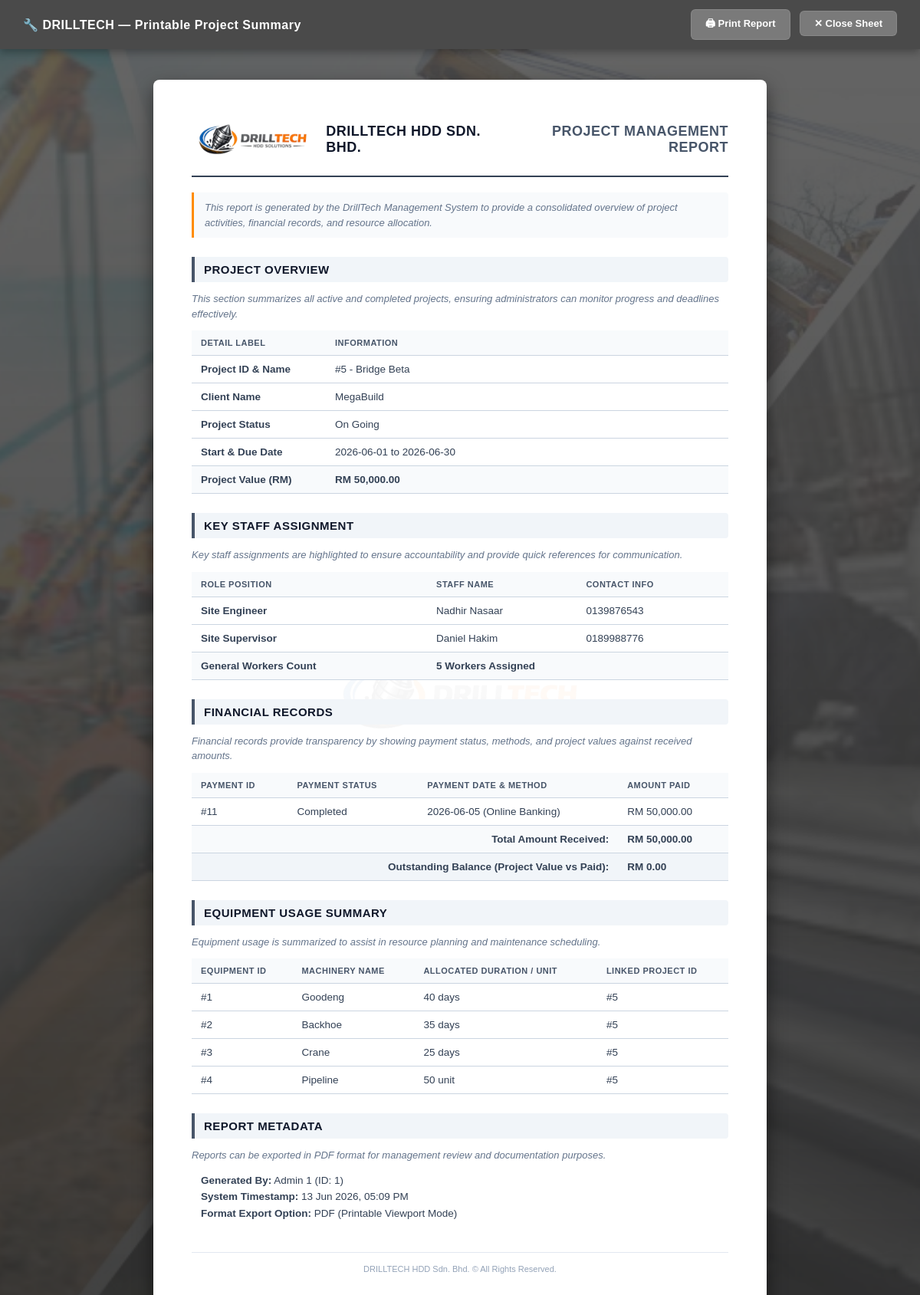
/generateReportAD.php?id=5 (signed in), run on the app's committed database.
### tables this page shows
CREATE TABLE `project` (
  `Project_ID` int(11) NOT NULL,
  `Project_Name` varchar(100) DEFAULT NULL,
  `Project_Location` varchar(100) DEFAULT NULL,
  `Project_Value` decimal(10,2) DEFAULT NULL,
  `Project_Status` varchar(50) DEFAULT NULL,
  `Client_ID` int(11) DEFAULT NULL
);

CREATE TABLE `client` (
  `Client_ID` int(11) NOT NULL,
  `Client_Name` varchar(100) DEFAULT NULL,
  `Client_Contact` varchar(50) DEFAULT NULL,
  `Client_Email` varchar(100) DEFAULT NULL,
  `Client_Address` varchar(200) DEFAULT NULL
);

CREATE TABLE `payment` (
  `Payment_ID` int(11) NOT NULL,
  `Payment_Method` varchar(50) DEFAULT NULL,
  `Payment_Date` date DEFAULT NULL,
  `Payment_Status` varchar(50) DEFAULT NULL,
  `Payment_Time` time DEFAULT NULL,
  `Project_ID` int(11) DEFAULT NULL
);

CREATE TABLE `equipment_usage` (
  `Project_ID` int(11) NOT NULL,
  `Equipment_ID` int(11) NOT NULL,
  `Equipment_Duration` varchar(50) DEFAULT NULL
);

CREATE TABLE `equipment` (
  `Equipment_ID` int(11) NOT NULL,
  `Equipment_Quantity` int(11) DEFAULT NULL,
  `Equipment_Name` varchar(100) DEFAULT NULL
);

### generateReportAD.php (the view, shortened to what this page needs)
<?php
include("database.php");
$projectID  = $_GET['id'];
$admin_name = $_SESSION['admin_name'] ?? 'Admin';
$project = mysqli_fetch_assoc(mysqli_query($conn, "SELECT * FROM project WHERE Project_ID='$projectID'"));
$client  = mysqli_fetch_assoc(mysqli_query($conn, "SELECT * FROM client WHERE Client_ID='".$project['Client_ID']."'"));
$dateQuery = mysqli_fetch_assoc(mysqli_query($conn, "
    SELECT MIN(ProjectEmp_StartD) as start_date, MAX(ProjectEmp_EndD) as end_date
    FROM assigned_employee
    WHERE Project_ID='$projectID'
"));
$startDate = !empty($dateQuery['start_date']) ? $dateQuery['start_date'] : 'N/A';
$endDate   = !empty($dateQuery['end_date']) ? $dateQuery['end_date'] : 'N/A';
$engineer = mysqli_fetch_assoc(mysqli_query($conn, "
    SELECT e.Employee_Name, e.Employee_Contact
    FROM assigned_employee ae
    JOIN employee e ON ae.Employee_ID=e.Employee_ID
    WHERE ae.Project_ID='$projectID' AND e.Employee_Position='Site Engineer'
    LIMIT 1
"));
$supervisor = mysqli_fetch_assoc(mysqli_query($conn, "
    SELECT e.Employee_Name, e.Employee_Contact
    FROM assigned_employee ae
    JOIN employee e ON ae.Employee_ID=e.Employee_ID
    WHERE ae.Project_ID='$projectID' AND e.Employee_Position='Site Supervisor'
    LIMIT 1
"));
$workerCount = mysqli_fetch_assoc(mysqli_query($conn, "
    SELECT COUNT(*) as total
    FROM assigned_employee ae
    JOIN employee e ON ae.Employee_ID=e.Employee_ID
    WHERE ae.Project_ID='$projectID' AND e.Employee_Position='General Worker'
"))['total'] ?? 0;
$equipments = mysqli_query($conn, "
    SELECT eq.Equipment_ID, eq.Equipment_Name, eu.Equipment_Duration
    FROM equipment_usage eu
    JOIN equipment eq ON eu.Equipment_ID=eq.Equipment_ID
    WHERE eu.Project_ID='$projectID'
");
$payments = mysqli_query($conn, "SELECT * FROM payment WHERE Project_ID='$projectID'");
$amountPaid = 0;
$paymentRecords = [];
while($p = mysqli_fetch_assoc($payments)) {
    $p['Payment_Amount'] = (strtolower($p['Payment_Status']) == 'completed') ? $project['Project_Value'] : 0.00;
    $paymentRecords[] = $p;
    if(strtolower($p['Payment_Status']) == 'completed') {
        $amountPaid = $project['Project_Value'];
    }
}
?>
<!DOCTYPE html>
<html lang="en">
<head>
</head>
<body>
<div class="top-bar">
    <span>🔧 DRILLTECH — Printable Project Summary</span>
    <div>
        <button onclick="window.print()">🖨 Print Report</button>
        <button onclick="window.close()">✕ Close Sheet</button>
    </div>
</div>
<div class="report">
    <div class="report-content">
        <div class="report-header">
            <div class="company-info">
                <img src="images/logo.png" alt="Company Logo" class="company-logo" onerror="this.style.display='none';">
                <span class="company-name">DrillTech HDD Sdn. Bhd.</span>
            </div>
            <div class="report-title-section">
                <span class="report-title">Project Management Report</span>
            </div>
        </div>
        <p class="guideline-text">
            This report is generated by the DrillTech Management System to provide a consolidated overview of project activities, financial records, and resource allocation.
        </p>
        <h2>Project Overview</h2>
        <p class="guideline-text" style="background:none; border:none; padding:0; margin-bottom:12px;">
            This section summarizes all active and completed projects, ensuring administrators can monitor progress and deadlines effectively.
        </p>
        <table>
            <tr>
                <th style="width: 25%;">Detail Label</th>
                <th>Information</th>
            </tr>
            <tr>
                <td><strong>Project ID & Name</strong></td>
                <td>#<?php echo htmlspecialchars($project['Project_ID']); ?> - <?php echo htmlspecialchars($project['Project_Name']); ?></td>
            </tr>
            <tr>
                <td><strong>Client Name</strong></td>
                <td><?php echo $client ? htmlspecialchars($client['Client_Name']) : '#'.htmlspecialchars($project['Client_ID']); ?></td>
            </tr>
            <tr>
                <td><strong>Project Status</strong></td>
                <td><?php echo htmlspecialchars($project['Project_Status']); ?></td>
            </tr>
            <tr>
                <td><strong>Start & Due Date</strong></td>
                <td><?php echo htmlspecialchars($startDate) . " to " . htmlspecialchars($endDate); ?></td>
            </tr>
            <tr class="highlight-row">
                <td>Project Value (RM)</td>
                <td>RM <?php echo number_format($project['Project_Value'], 2); ?></td>
            </tr>
        </table>
        <h2>Key Staff Assignment</h2>
        <p class="guideline-text" style="background:none; border:none; padding:0; margin-bottom:12px;">
            Key staff assignments are highlighted to ensure accountability and provide quick references for communication.
        </p>
        <table>
            <thead>
                <tr>
                    <th>Role Position</th>
                    <th>Staff Name</th>
                    <th>Contact Info</th>
                </tr>
            </thead>
            <tbody>
                <tr>
                    <td><strong>Site Engineer</strong></td>
                    <td><?php echo $engineer ? htmlspecialchars($engineer['Employee_Name']) : 'Unassigned'; ?></td>
                    <td><?php echo $engineer ? htmlspecialchars($engineer['Employee_Contact']) : 'N/A'; ?></td>
                </tr>
                <tr>
                    <td><strong>Site Supervisor</strong></td>
                    <td><?php echo $supervisor ? htmlspecialchars($supervisor['Employee_Name']) : 'Unassigned'; ?></td>
                    <td><?php echo $supervisor ? htmlspecialchars($supervisor['Employee_Contact']) : 'N/A'; ?></td>
                </tr>
                <tr class="highlight-row">
                    <td>General Workers Count</td>
                    <td colspan="2"><?php echo $workerCount; ?> Workers Assigned</td>
                </tr>
            </tbody>
        </table>
        <h2>Financial Records</h2>
        <p class="guideline-text" style="background:none; border:none; padding:0; margin-bottom:12px;">
            Financial records provide transparency by showing payment status, methods, and project values against received amounts.
        </p>
        <table>
            <thead>
                <tr>
                    <th>Payment ID</th>
                    <th>Payment Status</th>
                    <th>Payment Date & Method</th>
                    <th>Amount Paid</th>
                </tr>
            </thead>
            <tbody>
                <?php foreach($paymentRecords as $pay): ?>
                <tr>
                    <td>#<?php echo $pay['Payment_ID']; ?></td>
                    <td><?php echo htmlspecialchars($pay['Payment_Status']); ?></td>
                    <td><?php echo htmlspecialchars($pay['Payment_Date']) . " (" . htmlspecialchars($pay['Payment_Method']) . ")"; ?></td>
                    <td>RM <?php echo number_format($pay['Payment_Amount'], 2); ?></td>
                </tr>
                <?php endforeach; ?>
                <tr class="highlight-row">
                    <td colspan="3" style="text-align: right;">Total Amount Received:</td>
                    <td>RM <?php echo number_format($amountPaid, 2); ?></td>
                </tr>
                <tr class="highlight-row" style="background: #f1f5f9;">
                    <td colspan="3" style="text-align: right;">Outstanding Balance (Project Value vs Paid):</td>
                    <?php
                    $balance = $project['Project_Value'] - $amountPaid;
                    echo "<td>RM " . number_format($balance, 2) . "</td>";
                    ?>
                </tr>
            </tbody>
        </table>
        <h2>Equipment Usage Summary</h2>
        <p class="guideline-text" style="background:none; border:none; padding:0; margin-bottom:12px;">
            Equipment usage is summarized to assist in resource planning and maintenance scheduling.
        </p>
        <table>
            <thead>
                <tr>
                    <th>Equipment ID</th>
                    <th>Machinery Name</th>
                    <th>Allocated Duration / Unit</th>
                    <th>Linked Project ID</th>
                </tr>
            </thead>
            <tbody>
                <?php
                mysqli_data_seek($equipments, 0);
                while($eq = mysqli_fetch_assoc($equipments)):
                ?>
                <tr>
                    <td>#<?php echo htmlspecialchars($eq['Equipment_ID']); ?></td>
                    <td><?php echo htmlspecialchars($eq['Equipment_Name']); ?></td>
                    <td><?php echo htmlspecialchars($eq['Equipment_Duration']); ?></td>
                    <td>#<?php echo htmlspecialchars($project['Project_ID']); ?></td>
                </tr>
                <?php endwhile; ?>
            </tbody>
        </table>
        <h2>Report Metadata</h2>
        <p class="guideline-text" style="background:none; border:none; padding:0; margin-bottom:12px;">
            Reports can be exported in PDF format for management review and documentation purposes.
        </p>
        <div style="font-size: 13.5px; line-height: 1.6; color: #334155; margin-left: 12px; margin-bottom: 25px;">
            <p><strong>Generated By:</strong> <?php echo htmlspecialchars($admin_name); ?> (ID: <?php echo htmlspecialchars($_SESSION['admin_id']); ?>)</p>
            <p><strong>System Timestamp:</strong> <?php date_default_timezone_set('Asia/Kuala_Lumpur'); echo date("d M Y, h:i A"); ?></p>
            <p><strong>Format Export Option:</strong> PDF (Printable Viewport Mode)</p>
        </div>
        <div class="footer">
            DRILLTECH HDD Sdn. Bhd. &copy; All Rights Reserved.
        </div>
    </div>
</div>
</body>
</html>

### generateReportAD.php (style rules this page uses)
* { margin: 0; padding: 0; box-sizing: border-box; }
body { font-family: Arial, sans-serif; background: linear-gradient(rgba(0, 0, 0, 0.6), rgba(0, 0, 0, 0.75)), url('images/construction_bg.jpg') center/cover no-repeat fixed; color: #334155; min-height: 100vh; }
.top-bar { background: #4a4a4a; padding: 12px 30px; display: flex; align-items: center; justify-content: space-between; position: sticky; top: 0; z-index: 100; box-shadow: 0 4px 10px rgba(0,0,0,0.3); }
.top-bar span { color: white; font-size: 16px; font-weight: 700; letter-spacing: 0.5px; }
.top-bar button { padding: 8px 18px; background: #7a7a7a; color: white; border: 1px solid rgba(255, 255, 255, 0.1); border-radius: 6px; font-size: 13px; font-weight: 700; cursor: pointer; transition: all 0.2s; margin-left: 8px; }
.report { max-width: 800px; margin: 40px auto; background: white; padding: 50px; border-radius: 8px; box-shadow: 0 10px 25px rgba(0, 0, 0, 0.5); position: relative; overflow: hidden; }
.report::before { content: ''; position: absolute; top: 50%; left: 50%; transform: translate(-50%, -50%); width: 350px; height: 350px; background: url('images/logo.png') no-repeat center; background-size: contain; opacity: 0.04; pointer-events: none; z-index: 0; }
.report-content { position: relative; z-index: 10; }
.report-header { display: flex; justify-content: space-between; align-items: center; border-bottom: 2px solid #334155; padding-bottom: 20px; margin-bottom: 20px; }
.company-info { display: flex; align-items: center; gap: 15px; }
.company-logo { height: 55px; width: auto; object-fit: contain; }
.company-name { font-size: 18px; font-weight: 800; color: #0f172a; text-transform: uppercase; letter-spacing: 0.5px; }
.report-title-section { text-align: right; }
.report-title { font-size: 18px; font-weight: 800; color: #475569; text-transform: uppercase; letter-spacing: 0.5px; }
.guideline-text { font-size: 13px; font-style: italic; color: #64748b; line-height: 1.5; margin-bottom: 20px; background: #f8fafc; padding: 10px 14px; border-left: 3px solid #ff8c00; border-radius: 0 4px 4px 0; }
h2 { font-size: 15px; font-weight: 700; color: #0f172a; margin-top: 25px; margin-bottom: 12px; background: #f1f5f9; padding: 8px 12px; border-left: 4px solid #475569; border-radius: 0 4px 4px 0; text-transform: uppercase; letter-spacing: 0.5px; }
table { width: 100%; border-collapse: collapse; margin-bottom: 15px; }
th, td { padding: 10px 12px; text-align: left; border-bottom: 1px solid #cbd5e1; font-size: 13.5px; color: #334155; }
th { background: #f8fafc; color: #475569; font-weight: 700; text-transform: uppercase; font-size: 11px; letter-spacing: 0.5px; }
.highlight-row { background-color: #f8fafc; font-weight: 700; }
.footer { margin-top: 40px; font-size: 11px; color: #94a3b8; text-align: center; border-top: 1px solid #e2e8f0; padding-top: 15px; }

### data on the page
project: Project_ID "5", Project_Name "Bridge Beta", Project_Status "On Going", Project_Value "50,000.00", Project_Value "0.00"
client: Client_Name "MegaBuild"
payment: Payment_ID "11", Payment_Status "Completed", Payment_Date "2026-06-05", Payment_Method "Online Banking", Payment_Amount "50,000.00"
equipment_usage: Equipment_ID.Equipment_ID "1", Equipment_ID.Equipment_Name "Goodeng", Equipment_Duration "40 days", Project_ID.Project_ID "5"
equipment_usage: Equipment_ID.Equipment_ID "2", Equipment_ID.Equipment_Name "Backhoe", Equipment_Duration "35 days", Project_ID.Project_ID "5"
equipment_usage: Equipment_ID.Equipment_ID "3", Equipment_ID.Equipment_Name "Crane", Equipment_Duration "25 days", Project_ID.Project_ID "5"
equipment_usage: Equipment_ID.Equipment_ID "4", Equipment_ID.Equipment_Name "Pipeline", Equipment_Duration "50 unit", Project_ID.Project_ID "5"

### other printed values
$startDate "2026-06-01"
$endDate "2026-06-30"
$engineer['Employee_Name'] "Nadhir Nasaar"
$engineer['Employee_Contact'] "0139876543"
$supervisor['Employee_Name'] "Daniel Hakim"
$supervisor['Employee_Contact'] "0189988776"
$workerCount "5"
$admin_name "Admin 1"
$_SESSION['admin_id'] "1"
